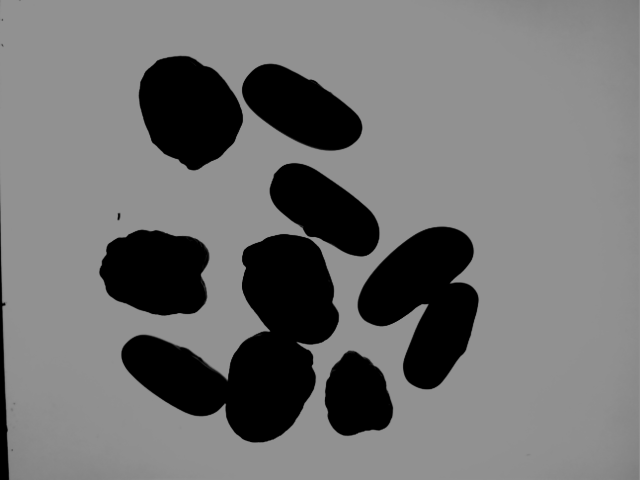
#> input picture phase 2/000004.bmp, 640 x 480 px
$ jupyter execute Correct_minor_mayor_english.ipynb
#> lines starting #> are read from the running program, lines starting #| are printed output that depends on the picture; after the words box and inside, x2 and y2 are one past the last pixel; in counts of white or black regions, pixels touching at a corner belong together
[cell 1]
import numpy as np
import cv2
import matplotlib.pyplot as plt
import time
from collections import deque

def trace_boundary(binary_image):
    start_time = time.time()
    h, w = binary_image.shape
    boundary_mask = np.zeros((h, w), dtype=np.uint8)
    visited = np.zeros((h, w), dtype=bool)
    labels = np.zeros((h, w), dtype=int)
    current_label = 1

    row_sums = np.sum(binary_image, axis=1)
    col_sums = np.sum(binary_image, axis=0)
    top = np.argmax(row_sums > 0)
    bottom = h - np.argmax(row_sums[::-1] > 0)
    left = np.argmax(col_sums > 0)
    right = w - np.argmax(col_sums[::-1] > 0)

    total_pixels = h * w
    analyzed_pixels = (bottom - top) * (right - left)
    skipped_pixels = total_pixels - analyzed_pixels
    print(f"Pixels avoided: {skipped_pixels} su {total_pixels} total")
    print(f"Optimization percentage: {skipped_pixels / total_pixels * 100:.2f}%")

    directions = [(-1, 0), (1, 0), (0, -1), (0, 1),
                  (-1, -1), (-1, 1), (1, -1), (1, 1)]

    def bfs(start_i, start_j):
        queue = deque([(start_i, start_j)])
        while queue:
            i, j = queue.popleft()
            if visited[i, j]:
                continue
            visited[i, j] = True
            boundary_mask[i, j] = 255
            labels[i, j] = current_label
            for dx, dy in directions:
                ni, nj = i + dx, j + dy
                if 0 <= ni < h and 0 <= nj < w and not visited[ni, nj]:
                    if binary_image[ni, nj] == 255:
                        for dx2, dy2 in directions:
                            ni2, nj2 = ni + dx2, nj + dy2
                            if 0 <= ni2 < h and 0 <= nj2 < w and binary_image[ni2, nj2] == 0:
                                queue.append((ni, nj))
                                break

    for i in range(top, bottom):
        for j in range(left, right):
            if binary_image[i, j] == 255 and not visited[i, j]:
                for dx, dy in directions:
                    ni, nj = i + dx, j + dy
                    if 0 <= ni < h and 0 <= nj < w and binary_image[ni, nj] == 0:
                        bfs(i, j)
                        current_label += 1
                        break

    print("--- %s seconds ---" % (time.time() - start_time))
    return boundary_mask, labels, current_label - 1

def calculate_axes_and_ratio(boundary_mask, labels, num_labels):
    colored_img = cv2.cvtColor(boundary_mask, cv2.COLOR_GRAY2BGR)
    ratios = []

    for label in range(1, num_labels + 1):
        points = np.argwhere(labels == label)
        if len(points) < 2:
            continue

        pts = points[:, [1, 0]]  # (x, y)

        # Major axis: finding the two most distant points
        max_dist = 0
        for i in range(len(pts)):
            for j in range(i+1, len(pts)):
                dist = np.linalg.norm(pts[i] - pts[j])
                if dist > max_dist:
                    max_dist = dist
                    pt1, pt2 = pts[i], pts[j]

        # Calculation of the midpoint
        midpoint = (pt1 + pt2) // 2
        midpoint = midpoint.astype(int)

        # Unit vector of the major axis
        major_vec = pt2 - pt1
        major_unit = major_vec / np.linalg.norm(major_vec)

        # Perpendicular vector (rotated by 90°)
        perp_unit = np.array([-major_unit[1], major_unit[0]])

        # Projection of points on the perpendicular axis
        projections = []
        for p in pts:
            rel_vec = p - midpoint
            proj_len = np.dot(rel_vec, perp_unit)
            proj_point = midpoint + proj_len * perp_unit
            projections.append((proj_len, proj_point))

        # Sort and filter the valid projected points (within the bean)
        projections.sort(key=lambda x: x[0])
        valid_proj_points = [p for _, p in projections if 0 <= int(p[1]) < labels.shape[0] and
                             0 <= int(p[0]) < labels.shape[1] and
                             labels[int(p[1]), int(p[0])] == label]

        if len(valid_proj_points) < 2:
            continue

        min_proj = valid_proj_points[0]
        max_proj = valid_proj_points[-1]

        # Calculate the lengths of the axes
        major_len = np.linalg.norm(pt2 - pt1)
        minor_len = np.linalg.norm(max_proj - min_proj)

        # Ratio: minor axis / major axis => value between 0 and 1
        ratio = minor_len / major_len if major_len != 0 else 0
        ratios.append(ratio)

        # Draw axes
        cv2.line(colored_img, tuple(pt1), tuple(pt2), (0, 255, 0), 1)  # major axis
        cv2.line(colored_img, tuple(min_proj.astype(int)), tuple(max_proj.astype(int)), (0, 0, 255), 1)  # minor axis
        cv2.putText(colored_img, f"{ratio:.2f}", (midpoint[0] + 5, midpoint[1] + 5),
                    cv2.FONT_HERSHEY_SIMPLEX, 0.4, (255, 255, 255), 1)

    return colored_img, ratios

# MAIN
beans_img = cv2.imread('000004.bmp')
#> beans_img is the input picture: shape (480, 640, 3); min 0, max 146, mean 112.8
if beans_img is None:
    raise FileNotFoundError("Unable to upload image ‘000004.bmp’. Check the path.")
img_gray = cv2.cvtColor(beans_img, cv2.COLOR_BGR2GRAY)

height, width = img_gray.shape
#> height = 480; width = 640
border_x = int(height * 0.02)
#> border_x = 9
border_y = int(width * 0.02)
#> border_y = 12
img_cropped = img_gray[border_x:height - border_x, border_y:width - border_y]
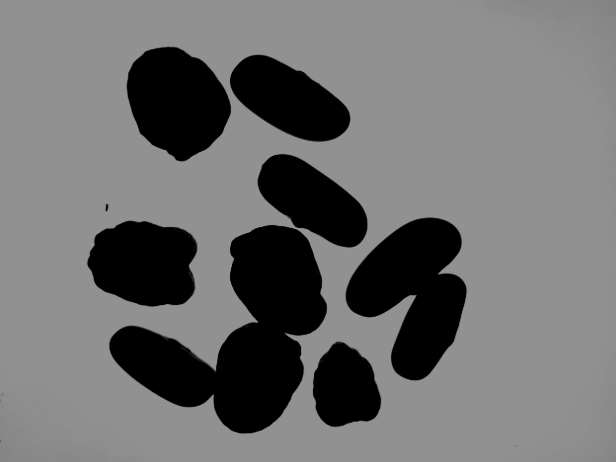
#> img_cropped: shape (462, 616); min 0, max 146, mean 111.1

threshold = 75
_, img_segmented = cv2.threshold(img_cropped, threshold, 255, cv2.THRESH_BINARY_INV)
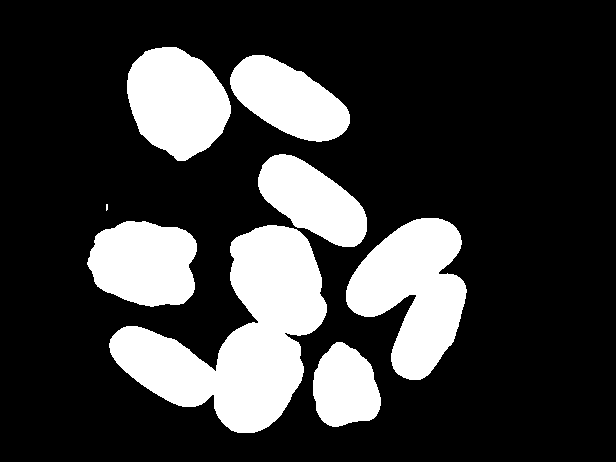
#> img_segmented: shape (462, 616); 23.1% white; 8 white regions (1 under 20 px), largest, box (x1, y1, x2, y2) and area: (109, 225, 327, 433) 21096, (346, 218, 467, 380) 11837, (127, 47, 231, 161) 8556

kernel_erode = cv2.getStructuringElement(cv2.MORPH_ELLIPSE, (3, 3))
img_eroded = cv2.erode(img_segmented, kernel_erode, iterations=21)
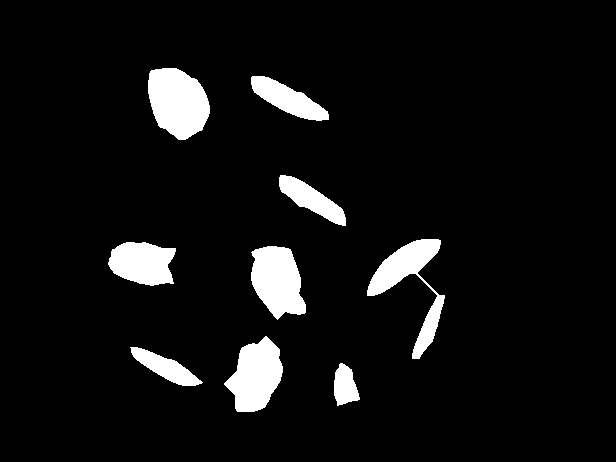
#> img_eroded: shape (462, 616); 6.8% white; 9 white regions, largest, box (x1, y1, x2, y2) and area: (148, 68, 210, 140) 3329, (251, 246, 306, 320) 2897, (224, 336, 283, 412) 2874
kernel_open = np.ones((3, 3), np.uint8)
img_opened = cv2.morphologyEx(img_eroded, cv2.MORPH_OPEN, kernel_open)
#> img_opened: shape (462, 616); 6.7% white; 10 white regions, largest, box (x1, y1, x2, y2) and area: (148, 68, 210, 140) 3329, (251, 246, 306, 319) 2895, (225, 337, 283, 412) 2870

boundary_mask, labels, num_labels = trace_boundary(img_opened)
#> in trace_boundary, `row_sums = np.sum(binary_image, axis=1)`: row_sums = 462 values, max 38250 at index 262, min 0 at index 0, mean 10582.5
#> in trace_boundary, `col_sums = np.sum(binary_image, axis=0)`: col_sums = 616 values, max 39015 at index 267, min 0 at index 0, mean 7936.9
#> in trace_boundary, `top = np.argmax(row_sums > 0)`: top = 68
#> in trace_boundary, `bottom = h - np.argmax(row_sums[::-1] > 0)`: bottom = 412
#> in trace_boundary, `left = np.argmax(col_sums > 0)`: left = 108
#> in trace_boundary, `right = w - np.argmax(col_sums[::-1] > 0)`: right = 445
#> in trace_boundary, `analyzed_pixels = (bottom - top) * (right - left)`: analyzed_pixels = 115928
#> in trace_boundary, `skipped_pixels = total_pixels - analyzed_pixels`: skipped_pixels = 168664
#| Pixels avoided: 168664 su 284592 total
#| Optimization percentage: 59.27%
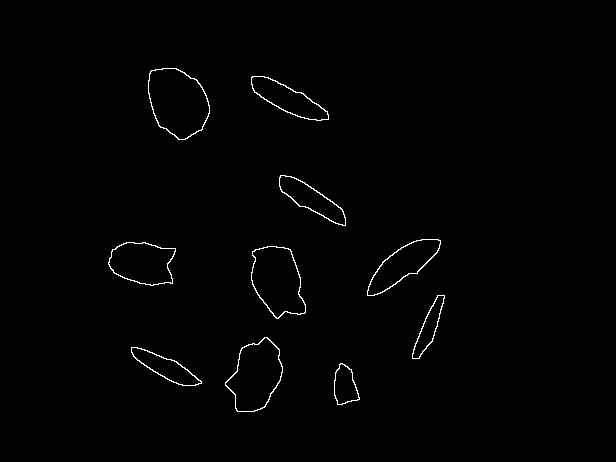
#> boundary_mask: shape (462, 616); 0.81% white in thin lines or dots, all inside (x1, y1, x2, y2) = (108, 68, 445, 412)
#> labels: shape (462, 616) int64; 11 distinct labels, from 0 to 10
#> num_labels = 10

colored_boundary = cv2.cvtColor(img_opened, cv2.COLOR_GRAY2BGR)
colored_boundary[boundary_mask == 255] = [0, 0, 255]
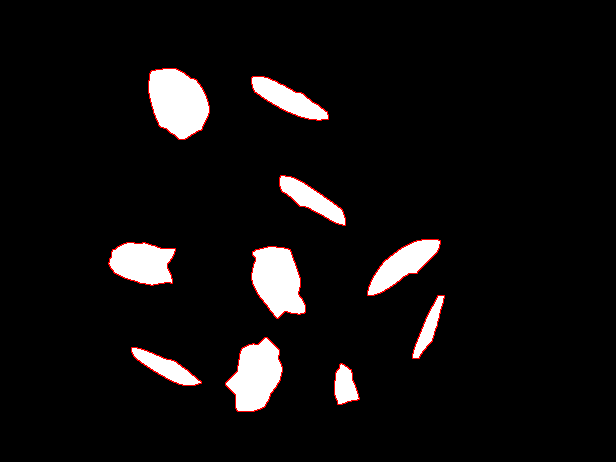
#> colored_boundary: shape (462, 616, 3); mean B, G, R 15.1, 15.1, 17.2

plt.figure(figsize=(10, 5))
plt.subplot(1, 2, 1)
plt.imshow(cv2.cvtColor(beans_img, cv2.COLOR_BGR2RGB))
plt.axis('off')
plt.title("Original Image")

plt.subplot(1, 2, 2)
plt.imshow(colored_boundary)
plt.axis('off')
plt.title(f"Traced Contours ({num_labels} beans detected)")
plt.show()
#> figure, not shown here; B, G, R data is drawn as R, G, B

print(f"Number of boundaries found: {num_labels}")
#| Number of boundaries found: 10

result_img, ratios = calculate_axes_and_ratio(boundary_mask, labels, num_labels)
#> the loop in calculate_axes_and_ratio, `for label in range(1, num_labels + 1):` made 10 passes
#> (min_proj, max_proj, minor_len, ratio) on passes 1 to 10: ([197.9, 81.72], [155, 117.5], 55.82, 0.715), ([293.4, 90.01], [282.5, 109.9], 22.67, 0.258), ([318.1, 192], [305.9, 207.9], 20.06, 0.245), ([408.9, 274.9], [393, 253.7], 26.47, 0.29), ([153.8, 245.1], [133.5, 281], 41.21, 0.598), ([297, 266.1], [259, 297.9], 49.58, 0.613), ([436, 330.1], [423, 323.5], 14.53, 0.206), ([278, 384.5], [237, 367.9], 44.18, 0.553), ([169.1, 359], [160.5, 375.7], 18.75, 0.238), ([355.8, 385.1], [334.1, 382.4], 21.91, 0.53)
#> after the loop in calculate_axes_and_ratio, `for label in range(1, num_labels + 1):`:
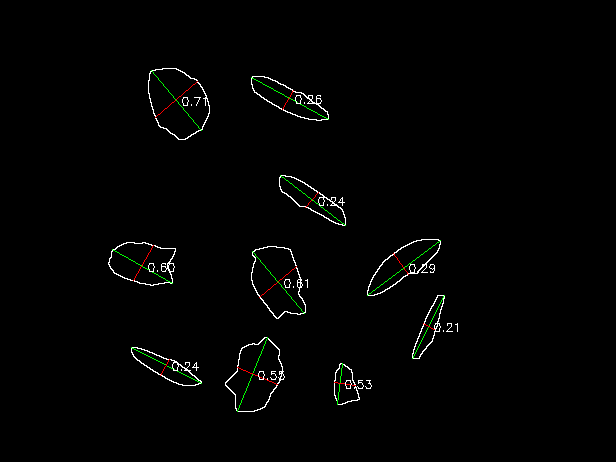
#> colored_img: shape (462, 616, 3); mean B, G, R 2.6, 3.2, 2.8
#> after the loop in calculate_axes_and_ratio, `for label in range(1, num_labels + 1):`: pt1 = [342, 363]; pt2 = [337, 404]; ratios = [0.715, 0.258, 0.245, 0.29, 0.598, 0.613, 0.206, 0.553, 0.238, 0.53]

plt.figure(figsize=(10, 5))
plt.imshow(result_img)
plt.axis('off')
plt.title(f"Calculated axes per bean (Mean ratio: {np.mean(ratios):.2f})")
plt.show()

print("Individual ratios per bean:")
for idx, r in enumerate(ratios, 1):
    print(f"Bean {idx}: {r:.2f}")
#> this loop made 10 passes
#> r on passes 1 to 10: 0.715, 0.258, 0.245, 0.29, 0.598, 0.613, 0.206, 0.553, 0.238, 0.53
#| Bean 1: 0.71
#| Bean 2: 0.26
#| Bean 3: 0.24
#| Bean 4: 0.29
#| Bean 5: 0.60
#| Bean 6: 0.61
#| Bean 7: 0.21
#| Bean 8: 0.55
#> (further printed lines are left out)

$ run again, with phase 2/000000.bmp copied over phase 2/000004.bmp
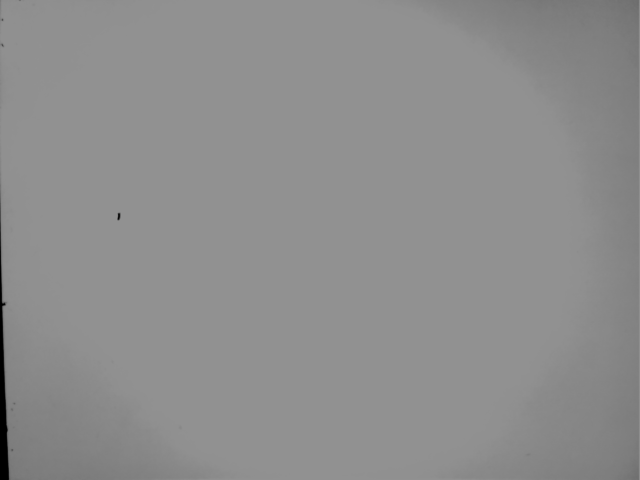
#> input picture phase 2/000000.bmp, 640 x 480 px
#> beans_img is the input picture: shape (480, 640, 3); min 0, max 146, mean 141.7
#> `_, img_segmented = cv2.threshold(img_cropped, threshold, 255, cv2.THRE..`:
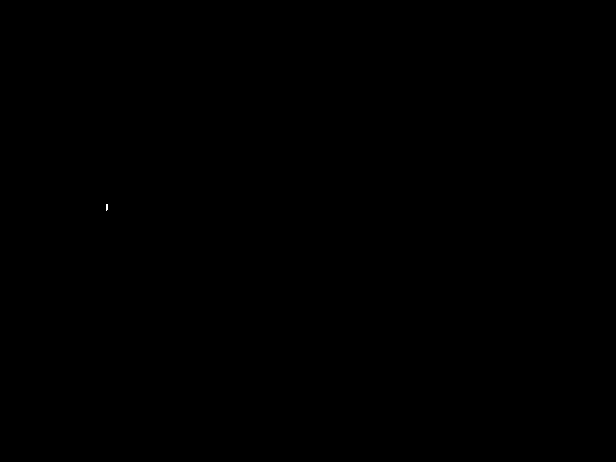
#> img_segmented: shape (462, 616); 0% white in thin lines or dots, all inside (x1, y1, x2, y2) = (106, 204, 108, 211)
#> img_eroded: shape (462, 616); every value is 0
#> row_sums = 462 values from 0 to 0
#> col_sums = 616 values from 0 to 0
#> top = 0
#> bottom = 462
#> left = 0
#> right = 616
#> analyzed_pixels = 284592
#> skipped_pixels = 0
#| Pixels avoided: 0 su 284592 total
#| Optimization percentage: 0.00%
#> labels: shape (462, 616) int64; every value is 0
#> colored_boundary: shape (462, 616, 3); every value is 0
#> `plt.show()`:
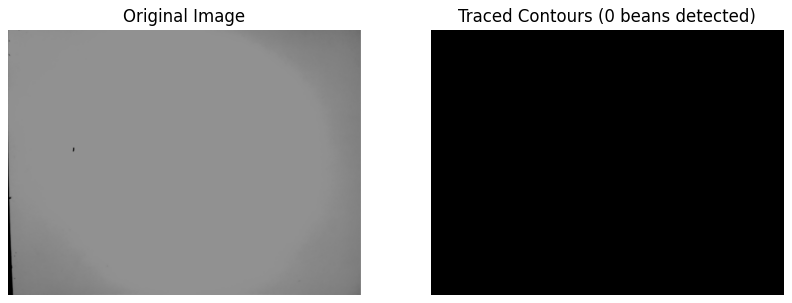
#> figure drawn by matplotlib, 2 panels
#| Number of boundaries found: 0
#> after the loop in calculate_axes_and_ratio, `for label in range(1, num_labels + 1):`: ratios = []

$ run again, with phase 2/000005.bmp copied over phase 2/000004.bmp
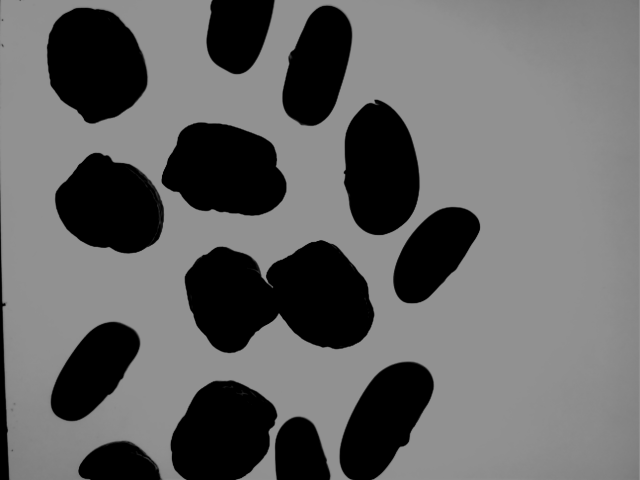
#> input picture phase 2/000005.bmp, 640 x 480 px
#> beans_img is the input picture: shape (480, 640, 3); min 0, max 146, mean 101.2
#> img_segmented: shape (462, 616); 30.3% white; 13 white regions, largest, box (x1, y1, x2, y2) and area: (173, 231, 362, 344) 15062, (35, 0, 135, 115) 8767, (150, 113, 274, 207) 8762
#> img_eroded: shape (462, 616); 9.7% white; 14 white regions, largest, box (x1, y1, x2, y2) and area: (56, 8, 114, 94) 3593, (180, 392, 244, 462) 3377, (272, 252, 341, 319) 3214
#> img_opened: shape (462, 616); 9.7% white; 14 white regions, largest, box (x1, y1, x2, y2) and area: (56, 9, 114, 93) 3590, (180, 393, 244, 462) 3375, (273, 252, 341, 319) 3211
#> row_sums = 462 values, max 39525 at index 178, min 0 at index 96, mean 15198.4
#> col_sums = 616 values, max 55080 at index 220, min 0 at index 0, mean 11398.8
#> top = 0
#> bottom = 462
#> left = 56
#> right = 447
#> analyzed_pixels = 180642
#> skipped_pixels = 103950
#| Pixels avoided: 103950 su 284592 total
#| Optimization percentage: 36.53%
#> boundary_mask: shape (462, 616); 1% white in thin lines or dots, all inside (x1, y1, x2, y2) = (56, 0, 447, 462)
#> labels: shape (462, 616) int64; 15 distinct labels, from 0 to 14
#> num_labels = 14
#> `colored_boundary[boundary_mask == 255] = [0, 0, 255]`:
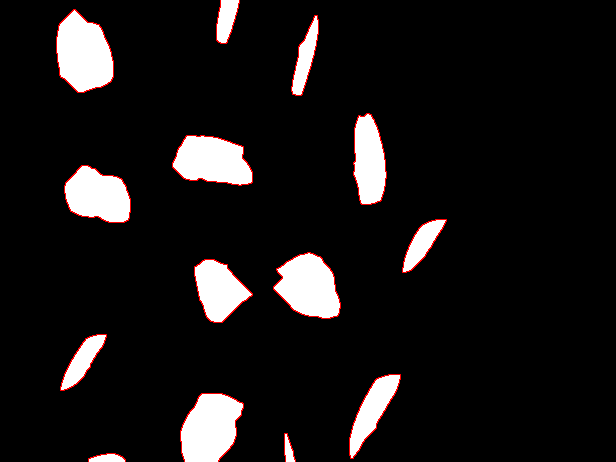
#> colored_boundary: shape (462, 616, 3); mean B, G, R 22.1, 22.1, 24.7
#| Number of boundaries found: 14
#> the loop in calculate_axes_and_ratio, `for label in range(1, num_labels + 1):` made 14 passes
#> (min_proj, max_proj, minor_len, ratio) on passes 1 to 8: ([234, 23.2], [218.2, 16.24], 17.23, 0.367), ([109.9, 45.77], [56.06, 52.91], 54.33, 0.649), ([313.5, 57.05], [298, 52.81], 16.01, 0.193), ([386, 159.8], [355, 157.1], 31.06, 0.34), ([220.5, 138.1], [209.5, 181.9], 45.11, 0.547), ([111.6, 175.1], [86.43, 216.9], 48.74, 0.662), ([430, 250], [413.2, 236], 21.88, 0.318), ([326.9, 264.7], [292.7, 309.8], 56.59, 0.727)
#> after the loop in calculate_axes_and_ratio, `for label in range(1, num_labels + 1):`:
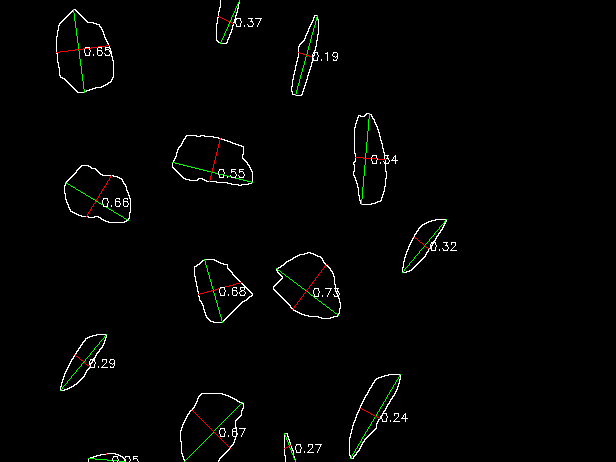
#> colored_img: shape (462, 616, 3); mean B, G, R 3.3, 4.1, 3.7
#> after the loop in calculate_axes_and_ratio, `for label in range(1, num_labels + 1):`: pt1 = [88, 458]; pt2 = [125, 461]; ratios = [0.367, 0.649, 0.193, 0.34, 0.547, 0.662, 0.318, 0.727, 0.681, 0.29, 0.238, 0.666, 0.27, 0.0501]
#> the loop `for idx, r in enumerate(ratios, 1):` made 14 passes
#> r on passes 1 to 8: 0.367, 0.649, 0.193, 0.34, 0.547, 0.662, 0.318, 0.727
#> (printed output is left out)
